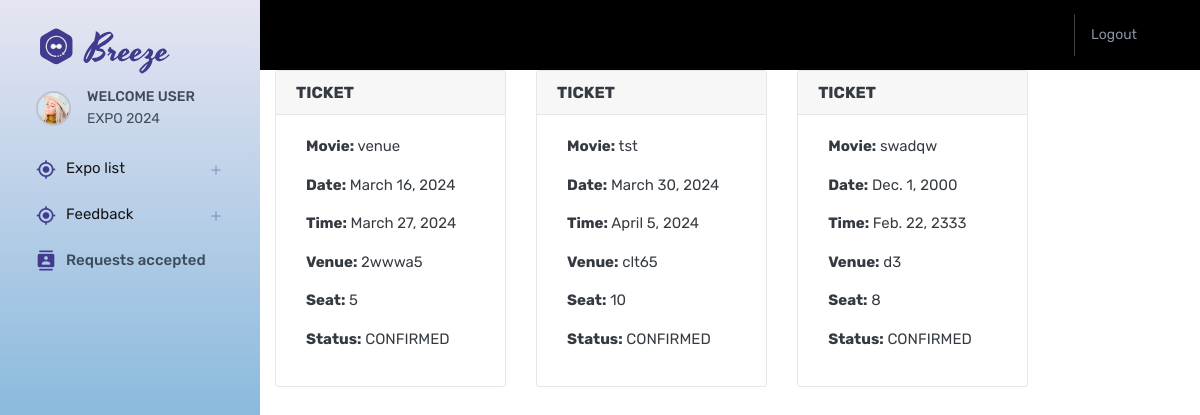
The page /my_tickets (signed in) on the database its author committed.
### Expo_app/models.py (models this page shows, shortened)
class BookTickets(models.Model):
    user = models.ForeignKey(users, on_delete=models.CASCADE)
    expo_code = models.ForeignKey(CreateExpo, on_delete=models.CASCADE)
    number_of_tickets = models.IntegerField()
    mobile = models.CharField(max_length=10,default=0000000000)
    status = models.IntegerField(default=0)

class CreateExpo(models.Model):
    venue = models.TextField(max_length=100)
    layout = models.FileField()
    start_date = models.DateField()
    end_date = models.DateField()
    expo_code = models.CharField(max_length=6)

### Expo_app/users_view.py (the view)
# urls.py: path("my_tickets",users_view.my_tickets,name='my_tickets'),
def my_tickets(request):
    u= request.user
    user = users.objects.get(user=u)
    ticket = BookTickets.objects.filter(user=user)
    return render(request,'users/my_ticket.html',{'ticket':ticket})

### templates/users/my_ticket.html (shortened to what this page needs)
{% extends 'visiter_dash.html' %}
{% block content %}
<div class="col-lg-10">
    <div class="row">
        {% for n in ticket %}
        <div class="col-lg-4">
            <div class="card mb-4">
                <div class="card-header">
                    <strong class="card-title">TICKET</strong>
                </div>
                <div class="card-body">
                    <div class="movie-ticket">
                        <div class="ticket-info">
                            <p><strong>Movie:</strong> {{ n.expo_code.venue }}</p>
                            <p><strong>Date:</strong> {{ n.expo_code.start_date }}</p>
                            <p><strong>Time:</strong> {{ n.expo_code.end_date }}</p>
                            <p><strong>Venue:</strong> {{ n.expo_code.expo_code }}</p>
                            <p><strong>Seat:</strong> {{ n.number_of_tickets }}</p>
                            <p><strong>Status:</strong> CONFIRMED</p>
                        </div>
                    </div>
                </div>
            </div>
        </div>
        {% endfor %}
    </div>
</div>
{% endblock %}

### rows shown on the page
BookTickets: expo_code.venue "venue", expo_code.start_date "March 16, 2024", expo_code.end_date "March 27, 2024", expo_code.expo_code "2wwwa5", number_of_tickets "5"
BookTickets: expo_code.venue "tst", expo_code.start_date "March 30, 2024", expo_code.end_date "April 5, 2024", expo_code.expo_code "clt65", number_of_tickets "10"
BookTickets: expo_code.venue "swadqw", expo_code.start_date "Dec. 1, 2000", expo_code.end_date "Feb. 22, 2333", expo_code.expo_code "d3", number_of_tickets "8"
